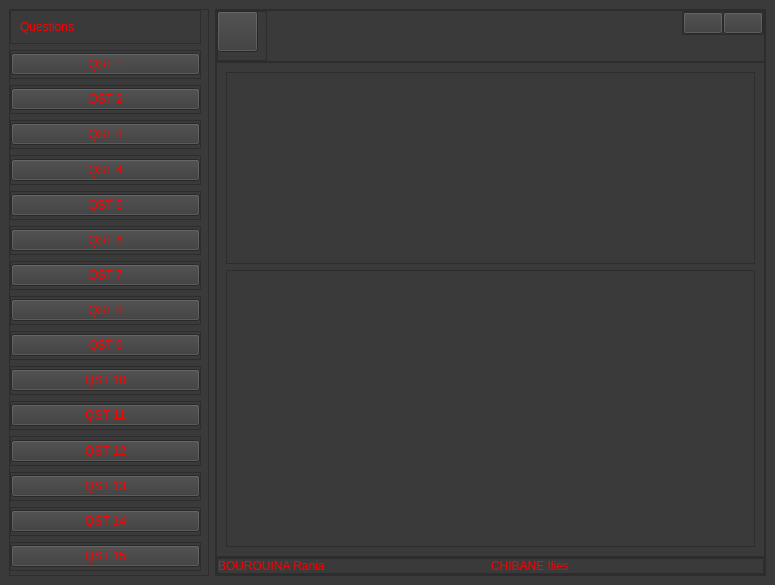
<?xml version="1.0" encoding="UTF-8"?>
<ui version="4.0">
 <class>MainWindow</class>
 <widget class="QMainWindow" name="MainWindow">
  <property name="geometry">
   <rect>
    <x>0</x>
    <y>0</y>
    <width>775</width>
    <height>585</height>
   </rect>
  </property>
  <property name="windowTitle">
   <string>MainWindow</string>
  </property>
  <property name="autoFillBackground">
   <bool>false</bool>
  </property>
  <property name="styleSheet">
   <string notr="true"/>
  </property>
  <widget class="QWidget" name="centralwidget">
   <property name="styleSheet">
    <string notr="true">background-color: rgb(20, 20, 20);
background-color: rgb(58, 58, 58);</string>
   </property>
   <layout class="QHBoxLayout" name="horizontalLayout">
    <item>
     <widget class="QFrame" name="menu">
      <property name="sizePolicy">
       <sizepolicy hsizetype="Preferred" vsizetype="Expanding">
        <horstretch>0</horstretch>
        <verstretch>0</verstretch>
       </sizepolicy>
      </property>
      <property name="minimumSize">
       <size>
        <width>200</width>
        <height>567</height>
       </size>
      </property>
      <property name="maximumSize">
       <size>
        <width>200</width>
        <height>16777215</height>
       </size>
      </property>
      <property name="frameShape">
       <enum>QFrame::StyledPanel</enum>
      </property>
      <property name="frameShadow">
       <enum>QFrame::Raised</enum>
      </property>
      <layout class="QHBoxLayout" name="horizontalLayout_2">
       <property name="spacing">
        <number>0</number>
       </property>
       <property name="leftMargin">
        <number>0</number>
       </property>
       <property name="topMargin">
        <number>0</number>
       </property>
       <property name="rightMargin">
        <number>0</number>
       </property>
       <property name="bottomMargin">
        <number>0</number>
       </property>
       <item alignment="Qt::AlignLeft">
        <widget class="QFrame" name="slide">
         <property name="sizePolicy">
          <sizepolicy hsizetype="Preferred" vsizetype="Expanding">
           <horstretch>0</horstretch>
           <verstretch>0</verstretch>
          </sizepolicy>
         </property>
         <property name="minimumSize">
          <size>
           <width>198</width>
           <height>0</height>
          </size>
         </property>
         <property name="maximumSize">
          <size>
           <width>198</width>
           <height>16777215</height>
          </size>
         </property>
         <property name="frameShape">
          <enum>QFrame::StyledPanel</enum>
         </property>
         <property name="frameShadow">
          <enum>QFrame::Raised</enum>
         </property>
         <widget class="QScrollArea" name="scrollArea">
          <property name="geometry">
           <rect>
            <x>-10</x>
            <y>-10</y>
            <width>211</width>
            <height>581</height>
           </rect>
          </property>
          <property name="minimumSize">
           <size>
            <width>211</width>
            <height>581</height>
           </size>
          </property>
          <property name="widgetResizable">
           <bool>true</bool>
          </property>
          <widget class="QWidget" name="scrollAreaWidgetContents">
           <property name="geometry">
            <rect>
             <x>0</x>
             <y>0</y>
             <width>209</width>
             <height>579</height>
            </rect>
           </property>
           <property name="sizePolicy">
            <sizepolicy hsizetype="Expanding" vsizetype="Expanding">
             <horstretch>0</horstretch>
             <verstretch>0</verstretch>
            </sizepolicy>
           </property>
           <property name="minimumSize">
            <size>
             <width>209</width>
             <height>579</height>
            </size>
           </property>
           <layout class="QVBoxLayout" name="verticalLayout_2">
            <item>
             <widget class="QFrame" name="frame_3">
              <property name="frameShape">
               <enum>QFrame::StyledPanel</enum>
              </property>
              <property name="frameShadow">
               <enum>QFrame::Raised</enum>
              </property>
              <layout class="QHBoxLayout" name="horizontalLayout_8">
               <item>
                <widget class="QLabel" name="label_3">
                 <property name="styleSheet">
                  <string notr="true">color: rgb(255, 0, 0);
font: 75 12pt &quot;Arial&quot;;</string>
                 </property>
                 <property name="text">
                  <string>Questions</string>
                 </property>
                </widget>
               </item>
               <item>
                <widget class="QLabel" name="label_4">
                 <property name="styleSheet">
                  <string notr="true">color: rgb(255, 0, 0);
font: 75 12pt &quot;Arial&quot;;</string>
                 </property>
                 <property name="text">
                  <string/>
                 </property>
                 <property name="pixmap">
                  <pixmap resource="Projet-BDA/icons.qrc">:/icons/icons/chevrons-down.svg</pixmap>
                 </property>
                </widget>
               </item>
              </layout>
             </widget>
            </item>
            <item>
             <widget class="QFrame" name="frame_14">
              <property name="frameShape">
               <enum>QFrame::StyledPanel</enum>
              </property>
              <property name="frameShadow">
               <enum>QFrame::Raised</enum>
              </property>
              <layout class="QHBoxLayout" name="horizontalLayout_7">
               <property name="spacing">
                <number>0</number>
               </property>
               <property name="leftMargin">
                <number>0</number>
               </property>
               <property name="topMargin">
                <number>0</number>
               </property>
               <property name="rightMargin">
                <number>0</number>
               </property>
               <property name="bottomMargin">
                <number>0</number>
               </property>
               <item>
                <widget class="QPushButton" name="pushButton_5">
                 <property name="styleSheet">
                  <string notr="true">color: rgb(255, 0, 0);
font: 75 italic 12pt &quot;Arial&quot;;
</string>
                 </property>
                 <property name="text">
                  <string>QST 1</string>
                 </property>
                </widget>
               </item>
              </layout>
             </widget>
            </item>
            <item>
             <widget class="QFrame" name="frame_15">
              <property name="frameShape">
               <enum>QFrame::StyledPanel</enum>
              </property>
              <property name="frameShadow">
               <enum>QFrame::Raised</enum>
              </property>
              <layout class="QVBoxLayout" name="verticalLayout_3">
               <property name="spacing">
                <number>0</number>
               </property>
               <property name="leftMargin">
                <number>0</number>
               </property>
               <property name="topMargin">
                <number>0</number>
               </property>
               <property name="rightMargin">
                <number>0</number>
               </property>
               <property name="bottomMargin">
                <number>0</number>
               </property>
               <item>
                <widget class="QPushButton" name="pushButton_6">
                 <property name="styleSheet">
                  <string notr="true">color: rgb(255, 0, 0);
font: 75 italic 12pt &quot;Arial&quot;;
</string>
                 </property>
                 <property name="text">
                  <string>QST 2</string>
                 </property>
                </widget>
               </item>
              </layout>
             </widget>
            </item>
            <item>
             <widget class="QFrame" name="frame_18">
              <property name="frameShape">
               <enum>QFrame::StyledPanel</enum>
              </property>
              <property name="frameShadow">
               <enum>QFrame::Raised</enum>
              </property>
              <layout class="QVBoxLayout" name="verticalLayout_4">
               <property name="spacing">
                <number>0</number>
               </property>
               <property name="leftMargin">
                <number>0</number>
               </property>
               <property name="topMargin">
                <number>0</number>
               </property>
               <property name="rightMargin">
                <number>0</number>
               </property>
               <property name="bottomMargin">
                <number>0</number>
               </property>
               <item>
                <widget class="QPushButton" name="pushButton_7">
                 <property name="styleSheet">
                  <string notr="true">color: rgb(255, 0, 0);
font: 75 italic 12pt &quot;Arial&quot;;
</string>
                 </property>
                 <property name="text">
                  <string>QST 3</string>
                 </property>
                </widget>
               </item>
              </layout>
             </widget>
            </item>
            <item>
             <widget class="QFrame" name="frame_7">
              <property name="frameShape">
               <enum>QFrame::StyledPanel</enum>
              </property>
              <property name="frameShadow">
               <enum>QFrame::Raised</enum>
              </property>
              <layout class="QVBoxLayout" name="verticalLayout_5">
               <property name="spacing">
                <number>0</number>
               </property>
               <property name="leftMargin">
                <number>0</number>
               </property>
               <property name="topMargin">
                <number>0</number>
               </property>
               <property name="rightMargin">
                <number>0</number>
               </property>
               <property name="bottomMargin">
                <number>0</number>
               </property>
               <item>
                <widget class="QPushButton" name="pushButton_8">
                 <property name="styleSheet">
                  <string notr="true">color: rgb(255, 0, 0);
font: 75 italic 12pt &quot;Arial&quot;;
</string>
                 </property>
                 <property name="text">
                  <string>QST 4</string>
                 </property>
                </widget>
               </item>
              </layout>
             </widget>
            </item>
            <item>
             <widget class="QFrame" name="frame_13">
              <property name="frameShape">
               <enum>QFrame::StyledPanel</enum>
              </property>
              <property name="frameShadow">
               <enum>QFrame::Raised</enum>
              </property>
              <layout class="QVBoxLayout" name="verticalLayout_6">
               <property name="spacing">
                <number>0</number>
               </property>
               <property name="leftMargin">
                <number>0</number>
               </property>
               <property name="topMargin">
                <number>0</number>
               </property>
               <property name="rightMargin">
                <number>0</number>
               </property>
               <property name="bottomMargin">
                <number>0</number>
               </property>
               <item>
                <widget class="QPushButton" name="pushButton_9">
                 <property name="styleSheet">
                  <string notr="true">color: rgb(255, 0, 0);
font: 75 italic 12pt &quot;Arial&quot;;
</string>
                 </property>
                 <property name="text">
                  <string>QST 5</string>
                 </property>
                </widget>
               </item>
              </layout>
             </widget>
            </item>
            <item>
             <widget class="QFrame" name="frame_19">
              <property name="frameShape">
               <enum>QFrame::StyledPanel</enum>
              </property>
              <property name="frameShadow">
               <enum>QFrame::Raised</enum>
              </property>
              <layout class="QVBoxLayout" name="verticalLayout_7">
               <property name="spacing">
                <number>0</number>
               </property>
               <property name="leftMargin">
                <number>0</number>
               </property>
               <property name="topMargin">
                <number>0</number>
               </property>
               <property name="rightMargin">
                <number>0</number>
               </property>
               <property name="bottomMargin">
                <number>0</number>
               </property>
               <item>
                <widget class="QPushButton" name="pushButton_10">
                 <property name="styleSheet">
                  <string notr="true">color: rgb(255, 0, 0);
font: 75 italic 12pt &quot;Arial&quot;;
</string>
                 </property>
                 <property name="text">
                  <string>QST 6</string>
                 </property>
                </widget>
               </item>
              </layout>
             </widget>
            </item>
            <item>
             <widget class="QFrame" name="frame_16">
              <property name="frameShape">
               <enum>QFrame::StyledPanel</enum>
              </property>
              <property name="frameShadow">
               <enum>QFrame::Raised</enum>
              </property>
              <layout class="QVBoxLayout" name="verticalLayout_8">
               <property name="spacing">
                <number>0</number>
               </property>
               <property name="leftMargin">
                <number>0</number>
               </property>
               <property name="topMargin">
                <number>0</number>
               </property>
               <property name="rightMargin">
                <number>0</number>
               </property>
               <property name="bottomMargin">
                <number>0</number>
               </property>
               <item>
                <widget class="QPushButton" name="pushButton_11">
                 <property name="styleSheet">
                  <string notr="true">color: rgb(255, 0, 0);
font: 75 italic 12pt &quot;Arial&quot;;
</string>
                 </property>
                 <property name="text">
                  <string>QST 7</string>
                 </property>
                </widget>
               </item>
              </layout>
             </widget>
            </item>
            <item>
             <widget class="QFrame" name="frame_17">
              <property name="frameShape">
               <enum>QFrame::StyledPanel</enum>
              </property>
              <property name="frameShadow">
               <enum>QFrame::Raised</enum>
              </property>
              <layout class="QVBoxLayout" name="verticalLayout_9">
               <property name="spacing">
                <number>0</number>
               </property>
               <property name="leftMargin">
                <number>0</number>
               </property>
               <property name="topMargin">
                <number>0</number>
               </property>
               <property name="rightMargin">
                <number>0</number>
               </property>
               <property name="bottomMargin">
                <number>0</number>
               </property>
               <item>
                <widget class="QPushButton" name="pushButton_12">
                 <property name="styleSheet">
                  <string notr="true">color: rgb(255, 0, 0);
font: 75 italic 12pt &quot;Arial&quot;;
</string>
                 </property>
                 <property name="text">
                  <string>QST 8</string>
                 </property>
                </widget>
               </item>
              </layout>
             </widget>
            </item>
            <item>
             <widget class="QFrame" name="frame_12">
              <property name="frameShape">
               <enum>QFrame::StyledPanel</enum>
              </property>
              <property name="frameShadow">
               <enum>QFrame::Raised</enum>
              </property>
              <layout class="QVBoxLayout" name="verticalLayout_10">
               <property name="spacing">
                <number>0</number>
               </property>
               <property name="leftMargin">
                <number>0</number>
               </property>
               <property name="topMargin">
                <number>0</number>
               </property>
               <property name="rightMargin">
                <number>0</number>
               </property>
               <property name="bottomMargin">
                <number>0</number>
               </property>
               <item>
                <widget class="QPushButton" name="pushButton_13">
                 <property name="styleSheet">
                  <string notr="true">color: rgb(255, 0, 0);
font: 75 italic 12pt &quot;Arial&quot;;
</string>
                 </property>
                 <property name="text">
                  <string>QST 9</string>
                 </property>
                </widget>
               </item>
              </layout>
             </widget>
            </item>
            <item>
             <widget class="QFrame" name="frame_11">
              <property name="frameShape">
               <enum>QFrame::StyledPanel</enum>
              </property>
              <property name="frameShadow">
               <enum>QFrame::Raised</enum>
              </property>
              <layout class="QVBoxLayout" name="verticalLayout_11">
               <property name="spacing">
                <number>0</number>
               </property>
               <property name="leftMargin">
                <number>0</number>
               </property>
               <property name="topMargin">
                <number>0</number>
               </property>
               <property name="rightMargin">
                <number>0</number>
               </property>
               <property name="bottomMargin">
                <number>0</number>
               </property>
               <item>
                <widget class="QPushButton" name="pushButton_14">
                 <property name="styleSheet">
                  <string notr="true">color: rgb(255, 0, 0);
font: 75 italic 12pt &quot;Arial&quot;;
</string>
                 </property>
                 <property name="text">
                  <string>QST 10</string>
                 </property>
                </widget>
               </item>
              </layout>
             </widget>
            </item>
            <item>
             <widget class="QFrame" name="frame_8">
              <property name="frameShape">
               <enum>QFrame::StyledPanel</enum>
              </property>
              <property name="frameShadow">
               <enum>QFrame::Raised</enum>
              </property>
              <layout class="QVBoxLayout" name="verticalLayout_12">
               <property name="leftMargin">
                <number>0</number>
               </property>
               <property name="topMargin">
                <number>0</number>
               </property>
               <property name="rightMargin">
                <number>0</number>
               </property>
               <property name="bottomMargin">
                <number>0</number>
               </property>
               <item>
                <widget class="QPushButton" name="pushButton_15">
                 <property name="styleSheet">
                  <string notr="true">color: rgb(255, 0, 0);
font: 75 italic 12pt &quot;Arial&quot;;
</string>
                 </property>
                 <property name="text">
                  <string>QST 11</string>
                 </property>
                </widget>
               </item>
              </layout>
             </widget>
            </item>
            <item>
             <widget class="QFrame" name="frame_10">
              <property name="frameShape">
               <enum>QFrame::StyledPanel</enum>
              </property>
              <property name="frameShadow">
               <enum>QFrame::Raised</enum>
              </property>
              <layout class="QVBoxLayout" name="verticalLayout_13">
               <property name="spacing">
                <number>0</number>
               </property>
               <property name="leftMargin">
                <number>0</number>
               </property>
               <property name="topMargin">
                <number>0</number>
               </property>
               <property name="rightMargin">
                <number>0</number>
               </property>
               <property name="bottomMargin">
                <number>0</number>
               </property>
               <item>
                <widget class="QPushButton" name="pushButton_16">
                 <property name="styleSheet">
                  <string notr="true">color: rgb(255, 0, 0);
font: 75 italic 12pt &quot;Arial&quot;;
</string>
                 </property>
                 <property name="text">
                  <string>QST 12</string>
                 </property>
                </widget>
               </item>
              </layout>
             </widget>
            </item>
            <item>
             <widget class="QFrame" name="frame_5">
              <property name="frameShape">
               <enum>QFrame::StyledPanel</enum>
              </property>
              <property name="frameShadow">
               <enum>QFrame::Raised</enum>
              </property>
              <layout class="QVBoxLayout" name="verticalLayout_14">
               <property name="spacing">
                <number>0</number>
               </property>
               <property name="leftMargin">
                <number>0</number>
               </property>
               <property name="topMargin">
                <number>0</number>
               </property>
               <property name="rightMargin">
                <number>0</number>
               </property>
               <property name="bottomMargin">
                <number>0</number>
               </property>
               <item>
                <widget class="QPushButton" name="pushButton_17">
                 <property name="styleSheet">
                  <string notr="true">color: rgb(255, 0, 0);
font: 75 italic 12pt &quot;Arial&quot;;
</string>
                 </property>
                 <property name="text">
                  <string>QST 13</string>
                 </property>
                </widget>
               </item>
              </layout>
             </widget>
            </item>
            <item>
             <widget class="QFrame" name="frame_9">
              <property name="frameShape">
               <enum>QFrame::StyledPanel</enum>
              </property>
              <property name="frameShadow">
               <enum>QFrame::Raised</enum>
              </property>
              <layout class="QVBoxLayout" name="verticalLayout_15">
               <property name="spacing">
                <number>0</number>
               </property>
               <property name="leftMargin">
                <number>0</number>
               </property>
               <property name="topMargin">
                <number>0</number>
               </property>
               <property name="rightMargin">
                <number>0</number>
               </property>
               <property name="bottomMargin">
                <number>0</number>
               </property>
               <item>
                <widget class="QPushButton" name="pushButton_18">
                 <property name="styleSheet">
                  <string notr="true">color: rgb(255, 0, 0);
font: 75 italic 12pt &quot;Arial&quot;;
</string>
                 </property>
                 <property name="text">
                  <string>QST 14</string>
                 </property>
                </widget>
               </item>
              </layout>
             </widget>
            </item>
            <item>
             <widget class="QFrame" name="frame_6">
              <property name="frameShape">
               <enum>QFrame::StyledPanel</enum>
              </property>
              <property name="frameShadow">
               <enum>QFrame::Raised</enum>
              </property>
              <layout class="QVBoxLayout" name="verticalLayout_16">
               <property name="spacing">
                <number>0</number>
               </property>
               <property name="leftMargin">
                <number>0</number>
               </property>
               <property name="topMargin">
                <number>0</number>
               </property>
               <property name="rightMargin">
                <number>0</number>
               </property>
               <property name="bottomMargin">
                <number>0</number>
               </property>
               <item>
                <widget class="QPushButton" name="pushButton_19">
                 <property name="styleSheet">
                  <string notr="true">color: rgb(255, 0, 0);
font: 75 italic 12pt &quot;Arial&quot;;
</string>
                 </property>
                 <property name="text">
                  <string>QST 15</string>
                 </property>
                </widget>
               </item>
              </layout>
             </widget>
            </item>
           </layout>
          </widget>
         </widget>
        </widget>
       </item>
      </layout>
     </widget>
    </item>
    <item>
     <widget class="QFrame" name="corps">
      <property name="frameShape">
       <enum>QFrame::StyledPanel</enum>
      </property>
      <property name="frameShadow">
       <enum>QFrame::Raised</enum>
      </property>
      <layout class="QVBoxLayout" name="verticalLayout">
       <property name="spacing">
        <number>0</number>
       </property>
       <property name="leftMargin">
        <number>0</number>
       </property>
       <property name="topMargin">
        <number>0</number>
       </property>
       <property name="rightMargin">
        <number>0</number>
       </property>
       <property name="bottomMargin">
        <number>0</number>
       </property>
       <item alignment="Qt::AlignTop">
        <widget class="QFrame" name="head">
         <property name="frameShape">
          <enum>QFrame::StyledPanel</enum>
         </property>
         <property name="frameShadow">
          <enum>QFrame::Raised</enum>
         </property>
         <layout class="QHBoxLayout" name="horizontalLayout_3">
          <property name="spacing">
           <number>0</number>
          </property>
          <property name="leftMargin">
           <number>0</number>
          </property>
          <property name="topMargin">
           <number>0</number>
          </property>
          <property name="rightMargin">
           <number>0</number>
          </property>
          <property name="bottomMargin">
           <number>0</number>
          </property>
          <item alignment="Qt::AlignLeft|Qt::AlignTop">
           <widget class="QFrame" name="frame">
            <property name="minimumSize">
             <size>
              <width>50</width>
              <height>50</height>
             </size>
            </property>
            <property name="frameShape">
             <enum>QFrame::StyledPanel</enum>
            </property>
            <property name="frameShadow">
             <enum>QFrame::Raised</enum>
            </property>
            <widget class="QPushButton" name="pushButton_4">
             <property name="geometry">
              <rect>
               <x>0</x>
               <y>0</y>
               <width>41</width>
               <height>41</height>
              </rect>
             </property>
             <property name="minimumSize">
              <size>
               <width>31</width>
               <height>31</height>
              </size>
             </property>
             <property name="maximumSize">
              <size>
               <width>41</width>
               <height>41</height>
              </size>
             </property>
             <property name="text">
              <string/>
             </property>
             <property name="icon">
              <iconset resource="Projet-BDA/icons.qrc">
               <normaloff>:/icons/icons/align-center.svg</normaloff>:/icons/icons/align-center.svg</iconset>
             </property>
            </widget>
           </widget>
          </item>
          <item alignment="Qt::AlignRight|Qt::AlignTop">
           <widget class="QFrame" name="frame_2">
            <property name="frameShape">
             <enum>QFrame::StyledPanel</enum>
            </property>
            <property name="frameShadow">
             <enum>QFrame::Raised</enum>
            </property>
            <layout class="QHBoxLayout" name="horizontalLayout_5">
             <property name="spacing">
              <number>0</number>
             </property>
             <property name="leftMargin">
              <number>0</number>
             </property>
             <property name="topMargin">
              <number>0</number>
             </property>
             <property name="rightMargin">
              <number>0</number>
             </property>
             <property name="bottomMargin">
              <number>0</number>
             </property>
             <item>
              <widget class="QPushButton" name="pushButton_3">
               <property name="text">
                <string/>
               </property>
               <property name="icon">
                <iconset resource="Projet-BDA/icons.qrc">
                 <normaloff>:/icons/icons/corner-left-down.svg</normaloff>:/icons/icons/corner-left-down.svg</iconset>
               </property>
              </widget>
             </item>
             <item>
              <widget class="QPushButton" name="pushButton_2">
               <property name="text">
                <string/>
               </property>
               <property name="icon">
                <iconset resource="Projet-BDA/icons.qrc">
                 <normaloff>:/icons/icons/x-circle.svg</normaloff>:/icons/icons/x-circle.svg</iconset>
               </property>
              </widget>
             </item>
            </layout>
           </widget>
          </item>
         </layout>
        </widget>
       </item>
       <item>
        <widget class="QFrame" name="main">
         <property name="sizePolicy">
          <sizepolicy hsizetype="Preferred" vsizetype="Expanding">
           <horstretch>0</horstretch>
           <verstretch>0</verstretch>
          </sizepolicy>
         </property>
         <property name="frameShape">
          <enum>QFrame::StyledPanel</enum>
         </property>
         <property name="frameShadow">
          <enum>QFrame::Raised</enum>
         </property>
         <layout class="QVBoxLayout" name="verticalLayout_17">
          <item>
           <widget class="QPlainTextEdit" name="plainTextEdit">
            <property name="sizePolicy">
             <sizepolicy hsizetype="Expanding" vsizetype="Preferred">
              <horstretch>0</horstretch>
              <verstretch>0</verstretch>
             </sizepolicy>
            </property>
            <property name="styleSheet">
             <string notr="true">color: rgb(255, 255, 255);</string>
            </property>
           </widget>
          </item>
          <item>
           <widget class="QTextEdit" name="textEdit"/>
          </item>
         </layout>
        </widget>
       </item>
       <item alignment="Qt::AlignBottom">
        <widget class="QFrame" name="foot">
         <property name="frameShape">
          <enum>QFrame::StyledPanel</enum>
         </property>
         <property name="frameShadow">
          <enum>QFrame::Raised</enum>
         </property>
         <layout class="QHBoxLayout" name="horizontalLayout_4">
          <property name="spacing">
           <number>0</number>
          </property>
          <property name="leftMargin">
           <number>0</number>
          </property>
          <property name="topMargin">
           <number>0</number>
          </property>
          <property name="rightMargin">
           <number>0</number>
          </property>
          <property name="bottomMargin">
           <number>0</number>
          </property>
          <item alignment="Qt::AlignBottom">
           <widget class="QFrame" name="frame_4">
            <property name="frameShape">
             <enum>QFrame::StyledPanel</enum>
            </property>
            <property name="frameShadow">
             <enum>QFrame::Raised</enum>
            </property>
            <layout class="QHBoxLayout" name="horizontalLayout_6">
             <property name="spacing">
              <number>0</number>
             </property>
             <property name="leftMargin">
              <number>0</number>
             </property>
             <property name="topMargin">
              <number>0</number>
             </property>
             <property name="rightMargin">
              <number>0</number>
             </property>
             <property name="bottomMargin">
              <number>0</number>
             </property>
             <item>
              <widget class="QLabel" name="label">
               <property name="styleSheet">
                <string notr="true">color: rgb(255, 0, 0);
font: 75 12pt &quot;Arial&quot;;</string>
               </property>
               <property name="text">
                <string>BOUROUINA Rania</string>
               </property>
              </widget>
             </item>
             <item>
              <widget class="QLabel" name="label_2">
               <property name="styleSheet">
                <string notr="true">color: rgb(255, 0, 0);
font: 75 12pt &quot;Arial&quot;;</string>
               </property>
               <property name="text">
                <string>CHIBANE Ilies</string>
               </property>
              </widget>
             </item>
            </layout>
           </widget>
          </item>
         </layout>
        </widget>
       </item>
      </layout>
     </widget>
    </item>
   </layout>
  </widget>
 </widget>
 <resources>
  <include location="Projet-BDA/icons.qrc"/>
 </resources>
 <connections/>
</ui>
